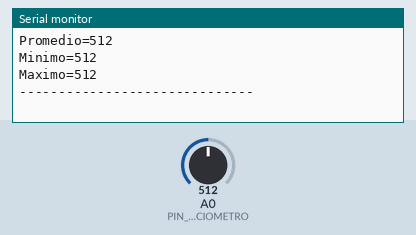
This sketch was run on a simulated Arduino Uno, built with avr-gcc and run on an emulated ATmega328P. Shown: the last lines printed to the serial monitor. Inputs (shaded band) come from the test bench; at power-on: A0 (PIN_POTENCIOMETRO) = 512.

Above: at 1.2 s.
1.3 s: A0 (PIN_POTENCIOMETRO) set to 716
At 2.5 s:
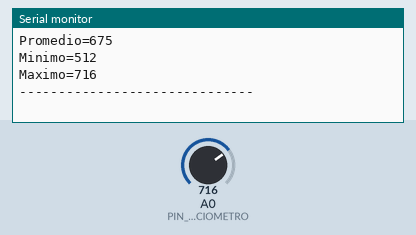
2.8 s: A0 (PIN_POTENCIOMETRO) set to 900
At 3.3 s:
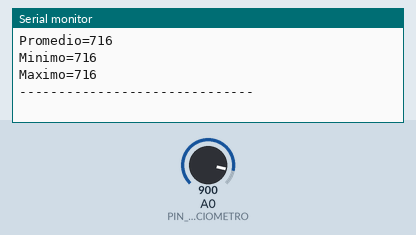
Timing chart, 0 to 5.8 s (numbered marks = the images above; inputs shaded):
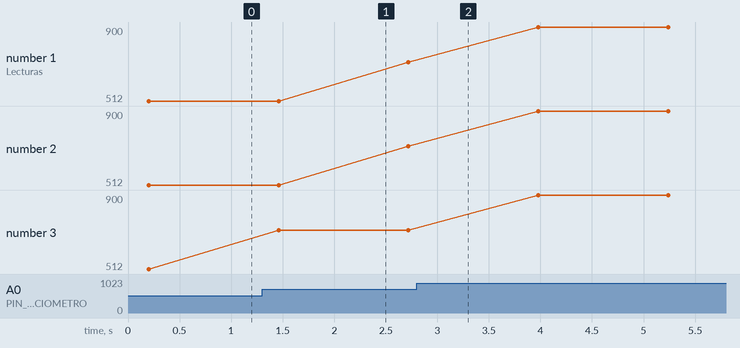

Measured:
- after the input at 1.3 s, the serial monitor: prints a new line after 0.16 s (image 1)
- plotted number 1: 512 → 716 after the input at 1.3 s, 716 → 900 after the input at 2.8 s
- plotted number 2: 512 → 716 after the input at 1.3 s, 716 → 900 after the input at 2.8 s
- plotted number 3: 512 → 716 after the input at 1.3 s, 716 → 900 after the input at 2.8 s

The sketch:

etapa5.ino
```cpp
const int PIN_POTENCIOMETRO = A0;
const int CANTIDAD_LECTURAS = 10;
const int PAUSA_ENTRE_LECTURAS_MS = 20;

void tomarLecturas(int pin, int datos[], int cantidad, int pausaMs) {
  if (datos == nullptr || cantidad <= 0) return;

  for (int i = 0; i < cantidad; i++) {
    datos[i] = analogRead(pin);
    delay(pausaMs);
  }
}

void analizarLecturas(int datos[], int cantidad,
                      int *promedio,
                      int *minimo,
                      int *maximo) {

  if (datos == nullptr || promedio == nullptr || minimo == nullptr || maximo == nullptr || cantidad <= 0) {
    return;
  }

  long suma = 0;

  *minimo = datos[0];
  *maximo = datos[0];

  for (int i = 0; i < cantidad; i++) {
    suma += datos[i];

    if (datos[i] < *minimo) *minimo = datos[i];
    if (datos[i] > *maximo) *maximo = datos[i];
  }

  *promedio = (int)(suma / cantidad);
}

void mostrarArreglo(int datos[], int cantidad) {
  if (datos == nullptr || cantidad <= 0) return;

  Serial.print("Lecturas:");

  for (int i = 0; i < cantidad; i++) {
    Serial.print(datos[i]);
    Serial.print(" ");
  }

  Serial.println();
}

void setup() {
  Serial.begin(9600);
}

void loop() {
  int lecturas[CANTIDAD_LECTURAS];

  int promedio = 0;
  int minimo = 0;
  int maximo = 0;

  tomarLecturas(PIN_POTENCIOMETRO, lecturas, CANTIDAD_LECTURAS, PAUSA_ENTRE_LECTURAS_MS);
  analizarLecturas(lecturas, CANTIDAD_LECTURAS, &promedio, &minimo, &maximo);

  mostrarArreglo(lecturas, CANTIDAD_LECTURAS);

  Serial.print("Promedio=");
  Serial.println(promedio);

  Serial.print("Minimo=");
  Serial.println(minimo);

  Serial.print("Maximo=");
  Serial.println(maximo);

  Serial.println("------------------------------");

  delay(1000);
}
```
